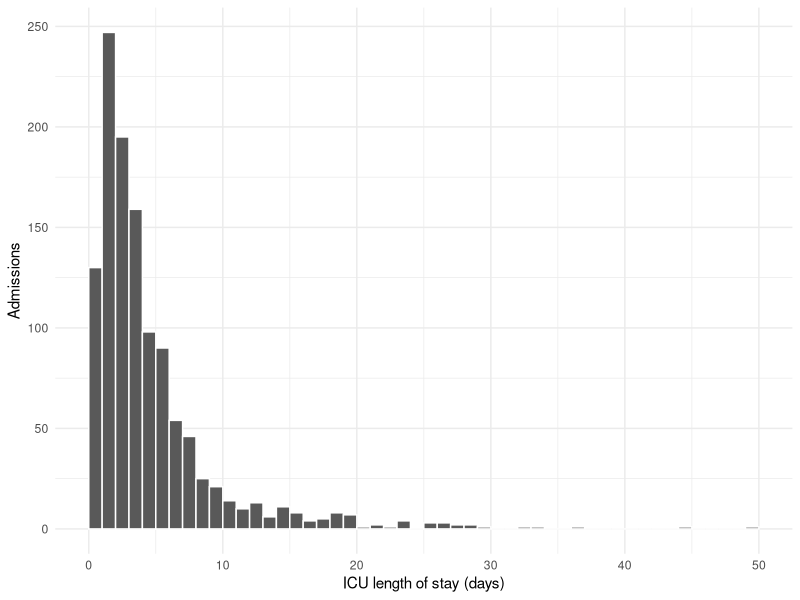
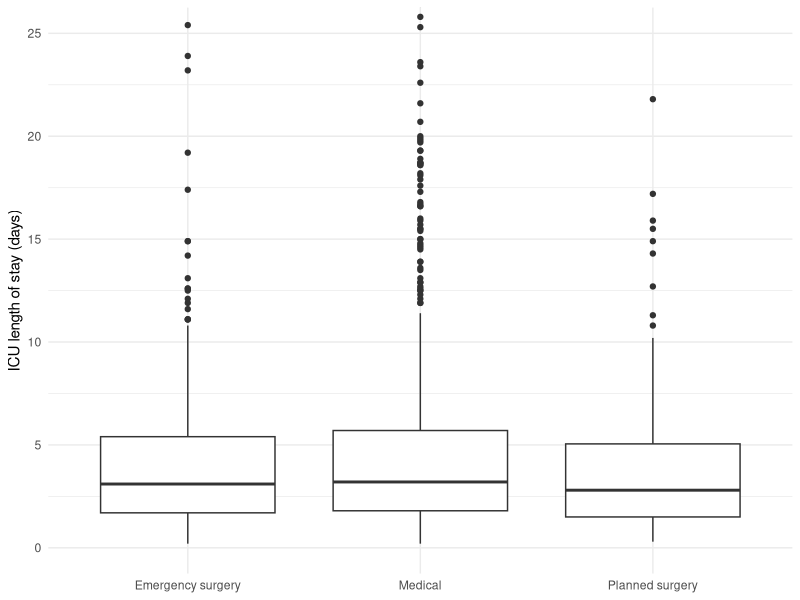

R code for these plots, in order:
## ---- chunk 1
library(tidyverse)
theme_set(theme_minimal())
icu <- read_csv("data/topic01_synthetic.csv", show_col_types = FALSE)
## ---- chunk 2
glimpse(icu)
icu |> count(admission_type) |> mutate(proportion = n / sum(n))
icu |> summarise(across(everything(), ~sum(is.na(.x))))
## ---- chunk 3
icu |>
  summarise(
    admissions = n(),
    missing_icu_stay = sum(is.na(icu_length_of_stay_days)),
    mean_days = mean(icu_length_of_stay_days, na.rm = TRUE),
    sd_days = sd(icu_length_of_stay_days, na.rm = TRUE),
    median_days = median(icu_length_of_stay_days, na.rm = TRUE),
    iqr_days = IQR(icu_length_of_stay_days, na.rm = TRUE)
  )
## ---- chunk 4
icu |>
  ggplot(aes(icu_length_of_stay_days)) +
  geom_histogram(binwidth = 1, boundary = 0, colour = "white") +
  labs(x = "ICU length of stay (days)", y = "Admissions")

icu |>
  ggplot(aes(admission_type, icu_length_of_stay_days)) +
  geom_boxplot() +
  coord_cartesian(ylim = c(0, 25)) +
  labs(x = NULL, y = "ICU length of stay (days)")
